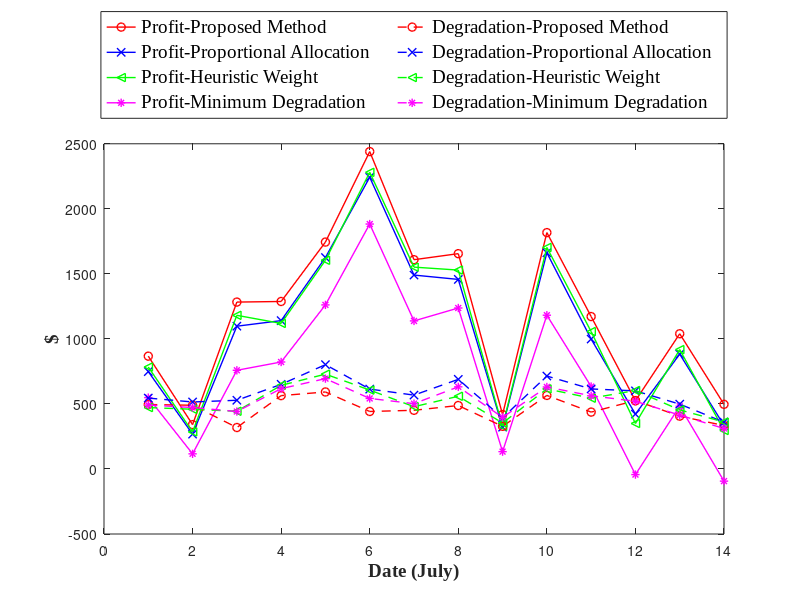

MATLAB code for this plot: (Note: this script raises an error after producing the figure.)
%% 不同老化因子下，各方法对应的聚合商收益情况


% 所提机制
load("results_days/cost_wrt_day_my_alloc.mat");
A1 = total_table;

% 按比例分配
load("results_days/cost_wrt_day_proportional.mat");
A2 = total_table;

% 按启发式权重分配
load("results_days/cost_wrt_day_heuristic.mat");
A3 = total_table;

% 按当下最小老化成本分配
load("results_days/cost_wrt_day_minDeg.mat");
A4 =total_table;


linewidth = 1;
% 利润
plot(1:14, A1(:, 3), "-or", 'linewidth', linewidth);hold on;
plot(1:14, A2(:, 3), "-xb", 'linewidth', linewidth);
plot(1:14, A3(:, 3), "-<g", 'linewidth', linewidth);
plot(1:14, A4(:, 3), "-*m", 'linewidth', linewidth);
% 成本
plot(1:14, A1(:, 2), "--or", 'linewidth', linewidth);hold on;
plot(1:14, A2(:, 2), "--xb", 'linewidth', linewidth);
plot(1:14, A3(:, 2), "--<g", 'linewidth', linewidth);
plot(1:14, A4(:, 2), "--*m", 'linewidth', linewidth);

legend('Profit-Proposed Method', ...
'Profit-Proportional Allocation', ...
'Profit-Heuristic Weight', ...
'Profit-Minimum Degradation', ...
'Degradation-Proposed Method', ...
'Degradation-Proportional Allocation', ...
'Degradation-Heuristic Weight', ...
'Degradation-Minimum Degradation', ...
'fontsize',13.5, ...
'Location','NorthOutside', ...
'Orientation','vertical', ...
'NumColumns', 2, ...
'FontName', 'Times New Roman'); 

%% 属性
%设置figure各个参数
x1 = xlabel('Date (July)','FontSize',13.5,'FontName', 'Times New Roman','FontWeight','bold');          %轴标题可以用tex解释
y1 = ylabel('$','FontSize',13.5,'FontName', 'Times New Roman','FontWeight','bold');


%% 图片大小
figureUnits = 'centimeters';
figureWidth = 20;
figureHeight = figureWidth *2.35 / 4;
set(gcf, 'Units', figureUnits, 'Position', [10 10 figureWidth figureHeight]);

%% 轴属性
ax = gca;
ax.XLim = [0.5, 14.5];     
% ax.YLim = [30, 50];     
% 字体与大小

ax.FontSize = 13.5;

% 设置刻度
ax.XTick = [1:14];

% 调整标签
ax.XTickLabel =  {'15','16','17','18','19', ...
    '20','21','22','23','24', ...
    '25','26','27','28'};

set(gca, "YGrid", "on");
% set(gca, "ylim", [-10, 10]);

set(gcf, 'PaperSize', [19, 12]);


saveas(gcf,'wtr_day.pdf');


